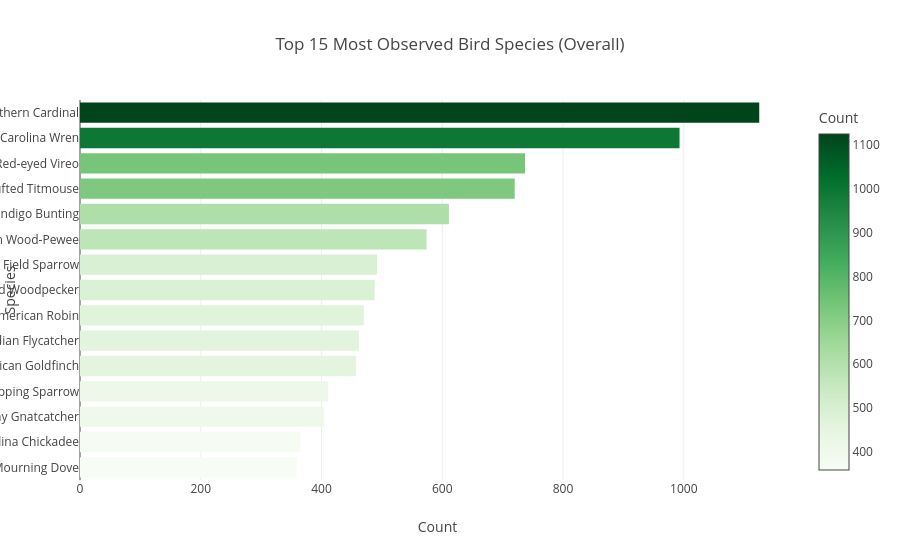

The cell this chart's notebook holds for it:
### Markdown cell above
### 3.4 Species Analysis

### Code cell
top_species = df['Common_Name'].value_counts().head(15).reset_index()
top_species.columns = ['Species','Count']

fig = px.bar(top_species, x='Count', y='Species', orientation='h',
             title='Top 15 Most Observed Bird Species (Overall)',
             color='Count', color_continuous_scale='Greens')
fig.update_layout(plot_bgcolor='white', paper_bgcolor='white', yaxis={'categoryorder':'total ascending'})
fig.show()

### Figure 1 — Plotly figure (JSON) as saved in the notebook; plotly's stock layout.template omitted (floating-point values rounded to 4 significant figures)
{"data": [{"hovertemplate": "Count=%{marker.color}<br>Species=%{y}<extra></extra>", "legendgroup": "", "marker": {"color": [1125, 993, 737, 720, 611, 574, 492, 488, 470, 462, 457, 411, 404, 365, 359], "coloraxis": "coloraxis", "pattern": {"shape": ""}}, "name": "", "orientation": "h", "showlegend": false, "textposition": "auto", "type": "bar", "x": [1125, 993, 737, 720, 611, 574, 492, 488, 470, 462, 457, 411, 404, 365, 359], "xaxis": "x", "y": ["Northern Cardinal", "Carolina Wren", "Red-eyed Vireo", "Eastern Tufted Titmouse", "Indigo Bunting", "Eastern Wood-Pewee", "Field Sparrow", "Red-bellied Woodpecker", "American Robin", "Acadian Flycatcher", "American Goldfinch", "Chipping Sparrow", "Blue-gray Gnatcatcher", "Carolina Chickadee", "Mourning Dove"], "yaxis": "y"}], "layout": {"barmode": "relative", "coloraxis": {"colorbar": {"title": {"text": "Count"}}, "colorscale": [[0, "rgb(247,252,245)"], [0.125, "rgb(229,245,224)"], [0.25, "rgb(199,233,192)"], [0.375, "rgb(161,217,155)"], [0.5, "rgb(116,196,118)"], [0.625, "rgb(65,171,93)"], [0.75, "rgb(35,139,69)"], [0.875, "rgb(0,109,44)"], [1, "rgb(0,68,27)"]]}, "legend": {"tracegroupgap": 0}, "paper_bgcolor": "white", "plot_bgcolor": "white", "title": {"text": "Top 15 Most Observed Bird Species (Overall)"}, "xaxis": {"anchor": "y", "domain": [0, 1], "title": {"text": "Count"}}, "yaxis": {"anchor": "x", "categoryorder": "total ascending", "domain": [0, 1], "title": {"text": "Species"}}}}
